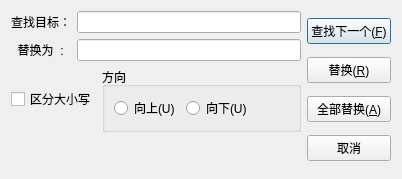
<?xml version="1.0" encoding="UTF-8"?>
<ui version="4.0">
 <class>ReplaceDialog</class>
 <widget class="QDialog" name="ReplaceDialog">
  <property name="geometry">
   <rect>
    <x>0</x>
    <y>0</y>
    <width>402</width>
    <height>179</height>
   </rect>
  </property>
  <property name="sizePolicy">
   <sizepolicy hsizetype="Fixed" vsizetype="Fixed">
    <horstretch>0</horstretch>
    <verstretch>0</verstretch>
   </sizepolicy>
  </property>
  <property name="windowTitle">
   <string>Dialog</string>
  </property>
  <layout class="QGridLayout" name="gridLayout">
   <item row="0" column="0">
    <layout class="QGridLayout" name="gridLayout_2">
     <item row="3" column="0">
      <spacer name="verticalSpacer_2">
       <property name="orientation">
        <enum>Qt::Orientation::Vertical</enum>
       </property>
       <property name="sizeHint" stdset="0">
        <size>
         <width>20</width>
         <height>40</height>
        </size>
       </property>
      </spacer>
     </item>
     <item row="2" column="0">
      <layout class="QHBoxLayout" name="horizontalLayout_3">
       <item>
        <widget class="QCheckBox" name="cbCaseSensetive">
         <property name="text">
          <string>区分大小写</string>
         </property>
        </widget>
       </item>
       <item>
        <widget class="QGroupBox" name="groupBox">
         <property name="title">
          <string>方向</string>
         </property>
         <layout class="QHBoxLayout" name="horizontalLayout">
          <item>
           <widget class="QRadioButton" name="rbUp">
            <property name="text">
             <string>向上(U)</string>
            </property>
           </widget>
          </item>
          <item>
           <widget class="QRadioButton" name="rbDown">
            <property name="text">
             <string>向下(U)</string>
            </property>
           </widget>
          </item>
          <item>
           <spacer name="horizontalSpacer">
            <property name="orientation">
             <enum>Qt::Orientation::Horizontal</enum>
            </property>
            <property name="sizeHint" stdset="0">
             <size>
              <width>40</width>
              <height>20</height>
             </size>
            </property>
           </spacer>
          </item>
         </layout>
        </widget>
       </item>
      </layout>
     </item>
     <item row="1" column="0">
      <layout class="QHBoxLayout" name="horizontalLayout_4">
       <item>
        <widget class="QLabel" name="label_2">
         <property name="text">
          <string>  替换为  :  </string>
         </property>
        </widget>
       </item>
       <item>
        <widget class="QLineEdit" name="targetText"/>
       </item>
      </layout>
     </item>
     <item row="0" column="0">
      <layout class="QHBoxLayout" name="horizontalLayout_2">
       <item>
        <widget class="QLabel" name="label">
         <property name="text">
          <string>查找目标：</string>
         </property>
        </widget>
       </item>
       <item>
        <widget class="QLineEdit" name="searchText"/>
       </item>
      </layout>
     </item>
    </layout>
   </item>
   <item row="0" column="1">
    <layout class="QVBoxLayout" name="verticalLayout">
     <item>
      <widget class="QPushButton" name="btFindNext">
       <property name="text">
        <string>查找下一个(&amp;F)</string>
       </property>
      </widget>
     </item>
     <item>
      <widget class="QPushButton" name="takeplace">
       <property name="text">
        <string>替换(&amp;R)</string>
       </property>
      </widget>
     </item>
     <item>
      <widget class="QPushButton" name="takeallplace">
       <property name="text">
        <string>全部替换(&amp;A)</string>
       </property>
      </widget>
     </item>
     <item>
      <widget class="QPushButton" name="btCancel">
       <property name="text">
        <string>取消</string>
       </property>
      </widget>
     </item>
    </layout>
   </item>
  </layout>
 </widget>
 <resources/>
 <connections/>
</ui>
